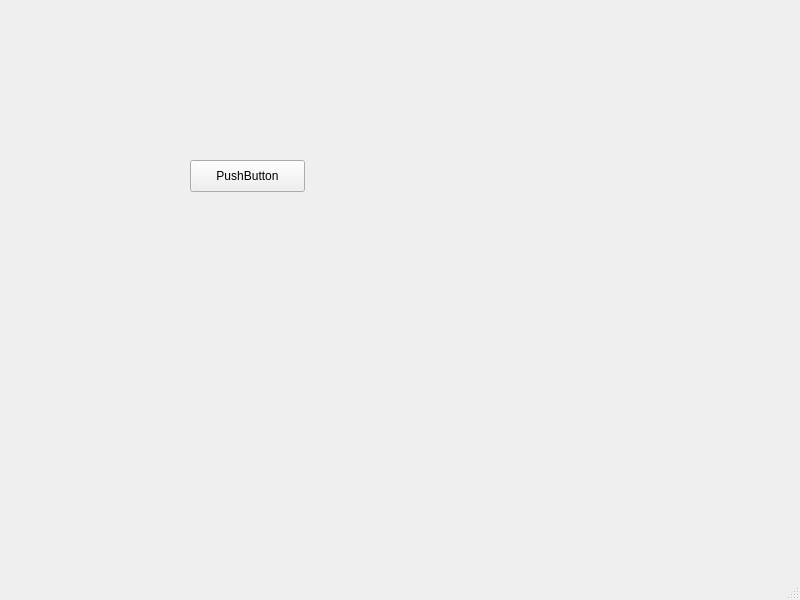
<?xml version="1.0" encoding="UTF-8"?>
<ui version="4.0">
 <class>application</class>
 <widget class="QMainWindow" name="application">
  <property name="geometry">
   <rect>
    <x>0</x>
    <y>0</y>
    <width>800</width>
    <height>600</height>
   </rect>
  </property>
  <property name="windowTitle">
   <string>MainWindow</string>
  </property>
  <widget class="QWidget" name="centralwidget">
   <widget class="QPushButton" name="pushButton">
    <property name="geometry">
     <rect>
      <x>190</x>
      <y>160</y>
      <width>115</width>
      <height>32</height>
     </rect>
    </property>
    <property name="text">
     <string>PushButton</string>
    </property>
   </widget>
  </widget>
  <widget class="QMenuBar" name="menubar">
   <property name="geometry">
    <rect>
     <x>0</x>
     <y>0</y>
     <width>800</width>
     <height>22</height>
    </rect>
   </property>
  </widget>
  <widget class="QStatusBar" name="statusbar"/>
 </widget>
 <resources/>
 <connections/>
</ui>
